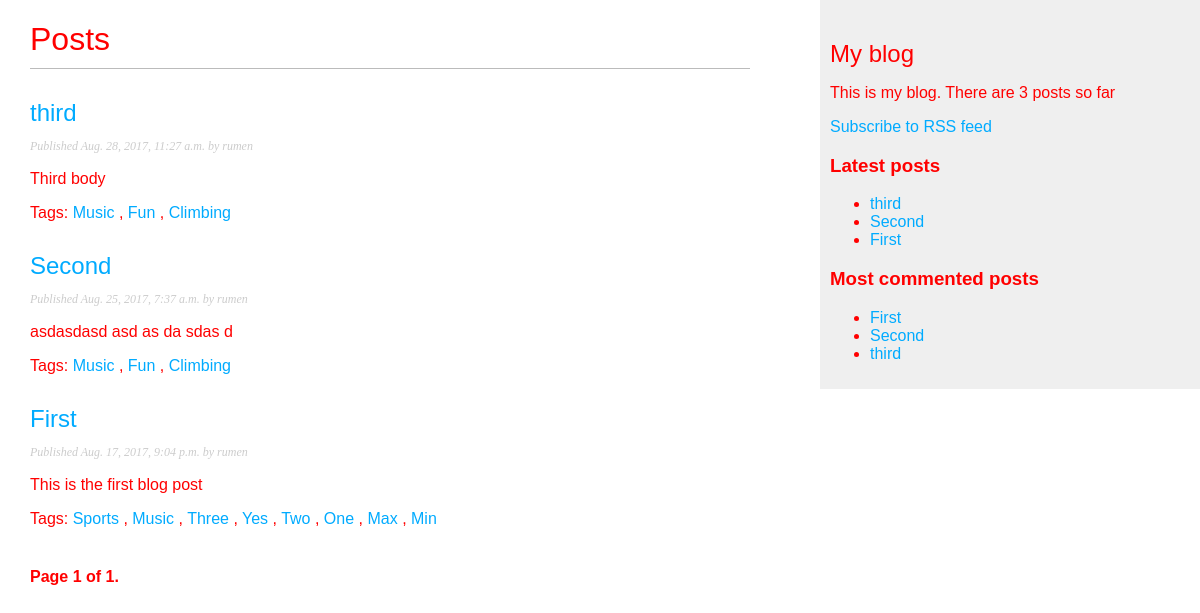
Screenshot of /blog/ with the database file from the repository.
### blog/models.py (models this page shows, shortened)
class Post(models.Model):
    STATUS_CHOICES = (
        ('draft', 'Draft'),
        ('published', 'Published')
    )
    class Meta:
        ordering = ('-published',)
    title = models.CharField(max_length=250)
    slug = models.SlugField(max_length=250, unique_for_date='published')
    author = models.ForeignKey(User, related_name='blog_posts')
    body = models.TextField()
    published = models.DateTimeField(default=timezone.now)
    created = models.DateTimeField(auto_now_add=True)
    updated = models.DateTimeField(auto_now=True)
    status = models.CharField(
        max_length=10, choices=STATUS_CHOICES, default='draft')
    objects = models.Manager()
    status_published = PublishedManager()
    tags = TaggableManager()
    def get_absolute_url(self):
        return reverse('blog:post_detail', args=[self.published.year,
                                                 self.published.strftime('%m'),
                                                 self.published.strftime('%d'),
                                                 self.slug])

### blog/views.py (the view)
# urls.py: url(r'^tag/(?P<tag_slug>\w+)$', views.post_list, name="post_list_by_tag"),
def post_list(request, tag_slug=None):
    posts_all = Post.status_published.all()
    tag = None
    if tag_slug:
        tag = get_object_or_404(Tag, slug=tag_slug)
        posts_all = posts_all.filter(tags__in=[tag])
    paginator = Paginator(posts_all, 3)
    page = request.GET.get('page')
    try:
        posts = paginator.page(page)
    except PageNotAnInteger:
        posts = paginator.page(1)
    except EmptyPage:
        posts = paginator.page(paginator.num_pages)
    return render(request, 'blog/post/list.html', {'posts': posts,
                                                   'page': page,
                                                   'tag': tag})

### blog/models.py (called while the page is built)
    def get_queryset(self):
        return super(PublishedManager, self).get_queryset().filter(status='published')

### blog/templatetags/blog_tags.py (called while the page is built)
@register.simple_tag
def get_total_posts():
    return Post.status_published.count()

@register.inclusion_tag('blog/post/_latest_posts.html')
def show_latest_posts(count=5):
    latest_posts = Post.status_published.order_by('-published')[:count]
    return {'latest_posts': latest_posts}

@register.simple_tag
def get_most_commented_posts(count=5):
    return Post.status_published.annotate(total_comments=Count('comment')). \
        order_by('-total_comments')[:count]

@register.filter(name='markdown')
def filter_markdown(text):
    return mark_safe(markdown.markdown(text))

### blog/templates/blog/post/list.html (shortened to what this page needs)
{% extends "../_layout.html" %}
{% load blog_tags %}
{% block content %}
    <h1>Posts</h1>
    {% for post in posts %}
        <h2><a href="{{ post.get_absolute_url }}">{{ post.title }}</a></h2>
        <p class="date">Published {{ post.published }} by {{ post.author }}</p>
        {{ post.body|markdown|truncatewords_html:30 }}
        {% include "./_tags.html" with tags=post.tags.all %}
    {% endfor %}
    {% include "../_pagination.html" with page=posts %}
{% endblock %}

### blog/templates/blog/post/_tags.html
<p class="tags">
    Tags:
    {% for tag in tags %}
        <a href="{% url 'blog:post_list_by_tag' tag.slug %}">{{ tag.name }}</a>
        {% if not forloop.last %}, {% endif %}
    {% endfor %}
</p>

### blog/templates/blog/post/_posts.html
{% if header %}
    <h3>{{ header }}</h3>
{% endif %}
<ul>
    {% for post in posts %}
        <li><a href="{{ post.get_absolute_url }}">{{ post.title }}</a></li>
    {% endfor %}
</ul>

### static/css/styles.css (style rules this page uses)
body { color: red }

### blog/static/css/blog.css (style rules this page uses)
body { margin:0; padding:0; font-family:helvetica, sans-serif; }
a { color:#00abff; text-decoration:none; }
h1 { font-weight:normal; border-bottom:1px solid #bbb; padding:0 0 10px 0; }
h2 { font-weight:normal; margin:30px 0 0; }
p.date { color:#ccc; font-family: georgia, serif; font-size: 12px; font-style: italic; }

### rows the page displays
Post: title "third", published "Aug. 28, 2017, 11:27 a.m.", author "rumen", body "Third body"
Tag: name "Music"
Tag: name "Fun"
Tag: name "Climbing"
Post: title "Second", published "Aug. 25, 2017, 7:37 a.m.", author "rumen", body "asdasdasd asd as da sdas d"
Post: title "First", published "Aug. 17, 2017, 9:04 p.m.", author "rumen", body "This is the first blog post"
Tag: name "Sports"
Tag: name "Three"
Tag: name "Yes"
Tag: name "Two"
Tag: name "One"
Tag: name "Max"
Tag: name "Min"

### other values shown
{{ page.number }} "1"
{{ page.paginator.num_pages }} "1"
{{ header }} "Latest posts Most commented posts"
